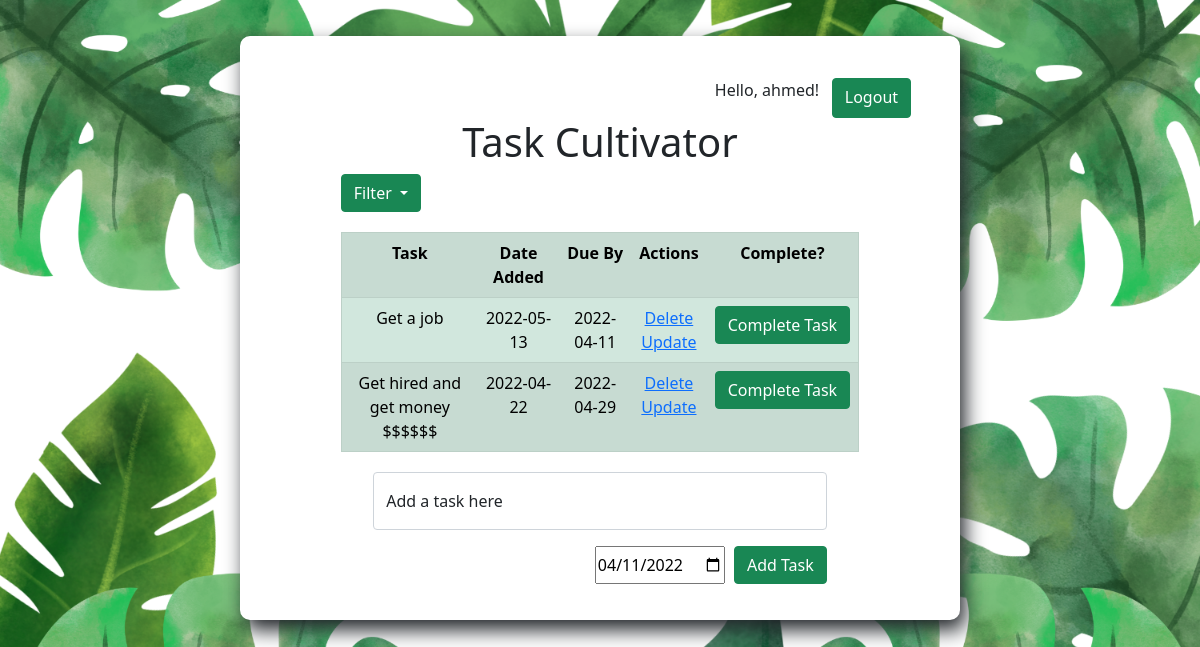
Page /sort?sort=newest (signed in) on the committed database.
### index.py (models this page shows, shortened)
class User(db.Model, UserMixin):
    __table_name__ = 'user'
    id = db.Column(db.Integer, primary_key=True)
    first_name = db.Column(db.String(20), nullable=False)
    last_name = db.Column(db.String(20), nullable=False)
    password = db.Column(db.String(80), nullable=False)
    email = db.Column(db.String(30), nullable=False, unique=True)
    todos = db.relationship('Todo', backref='user')

class Todo(db.Model):
    __table_name__ = 'todo'
    id = db.Column(db.Integer, primary_key=True)
    content = db.Column(db.String(200), nullable=False)
    due_date = db.Column(db.DateTime, nullable=False, default=datetime.utcnow)
    completed = db.Column(db.Integer, default=0)
    data_created = db.Column(db.DateTime, default=datetime.utcnow)
    is_complete = db.Column(db.Boolean, default=False)
    user_id = db.Column(db.Integer, db.ForeignKey('user.id'), nullable=False)

### index.py (the view)
@app.route("/sort")
def todo_sort():
    _SORT_MAP = {
        'oldest': Todo.data_created,
        'newest': Todo.data_created.desc(),
        'due_date': Todo.due_date,
        'completed': Todo.is_complete.desc(),
        'not_completed': Todo.is_complete
    }
    sort = request.args.get('sort')
    tasks = Todo.query.filter_by(
        user_id=current_user.id).order_by(_SORT_MAP[sort]).all()
    logged_in_user = User.query.filter_by(id=current_user.id).first()
    return render_template("index.html", tasks=tasks, user=logged_in_user, sort=sort)

### index.py (called while the page is built)
@login_manager.user_loader  # loads user from database
def load_user(user_id):  # user_id is the id of the user
    return User.query.get(int(user_id))  # returns user object

### templates/index.html (shortened to what this page needs)
{% extends 'base.html' %}  {% block body %}
<div class="page">
  <head>
    <link
      href="https://cdn.jsdelivr.net/npm/bootstrap@5.1.3/dist/css/bootstrap.min.css"
      rel="stylesheet"
    />
  </head>
  <div class="content task-striker">
    <div class="logout-button">
      <p style="margin-right: 2%">Hello, {{user.first_name}}!</p>
      <a class="btn btn-success" href="/logout" role="button">Logout</a>
    </div>
    <h1 class="headers">Task Cultivator</h1>
    {% if tasks|length < 1 %}
    <h4 class="headers">
      Hi {{user.first_name}}! You don't seem to have any tasks at the moment.
      Create one below!
    </h4>
    {% else %}
    <div class="dropdown filter-button">
      <button
        class="btn btn-success dropdown-toggle"
        type="button"
        id="dropdownMenuButton1"
        data-bs-toggle="dropdown"
        aria-expanded="false"
      >
        Filter
      </button>
    </div>
    <table class="table table-success table-striped table-hover task-table">
      <tr style="text-align: center">
        <th>Task</th>
        <th>Date Added</th>
        <th>Due By</th>
        <th>Actions</th>
        <th>Complete?</th>
      </tr>
      {% for task in tasks%}
      <tr>
        <td>{{task.content}}</td>
        <td>{{task.data_created.date()}}</td>
        <td>{{task.due_date.date()}}</td>
        <td>
          <a href="/task/{{task.id}}/delete">Delete</a>
          <br />
          <a href="/task/{{task.id}}/update">Update</a>
        </td>
        <td>
          {% if task.is_complete == True %}
          <p>Completed</p>
          <form action="/task/{{task.id}}/complete" method="POST">
            <input type="submit" class="btn btn-success" value="Undo" />
          </form>
          {% else %}
          <form action="/task/{{task.id}}/complete" method="POST">
            <input
              type="submit"
              class="btn btn-success"
              value="Complete Task"
            />
          </form>
          {% endif %}
        </td>
      </tr>
      {% endfor %}
    </table>
    {% endif %}
    <div class="form">
      <form action="/task/add" method="POST">
        <div class="form-floating mb-3">
          <input
            type="text"
            name="content"
            class="form-control"
            id="floatingInput content"
            placeholder="name@example.com"
          />
          <label for="floatingInput">Add a task here</label>
        </div>
        <div class="date-submit">
          <input
            type="date"
            id="due_date"
            name="due_date"
            value="2022-04-11"
            min="2022-04-11"
            max="2028-12-31"
            style="margin-right: 2%"
          />
          <input type="submit" class="btn btn-success" value="Add Task" />
        </div>
      </form>
    </div>
  </div>
</div>
{% endblock %}

### static/css/main.css (style rules this page uses)
body { margin: 0; font-family: 'Roboto Mono', monospace; }
.content { margin-top: 10%; margin-bottom: 5% }
.date-submit { display: flex; justify-content: flex-end; }
table, td, th { border: 1px solid #aaa; }
.task-table { max-width: 80%; }
table { border-collapse: collapse; width: 50%; margin-left: 10%; margin-top: 3%; }
.filter-button { margin-left:10% }
.task-striker { background-color: white; width: 60%; margin-top: 3%; margin-bottom: 20%; padding: 3%; position: absolute; left: 20%; box-shadow: 5px 10px 20px 0px; border-radius: 10px; }
th { height: 30px; }
td { text-align: center; padding: 5px; }
.form { margin-top: 20px; align-content: center; margin-left: 15%; width: 70% }
.headers { text-align: center; }
.logout-button { display:flex; justify-content: flex-end; margin-top: 1%; margin-right: 2%; }
html { background-image: url("/static/LoginSignupPage.png"); background-repeat: no-repeat; background-size: cover; }

### rows in the picture
User: first_name "ahmed"
Todo: content "Get a job", data_created "2022-05-13", due_date "2022-04-11"
Todo: content "Get hired and get money $$$$$$", data_created "2022-04-22", due_date "2022-04-29"
